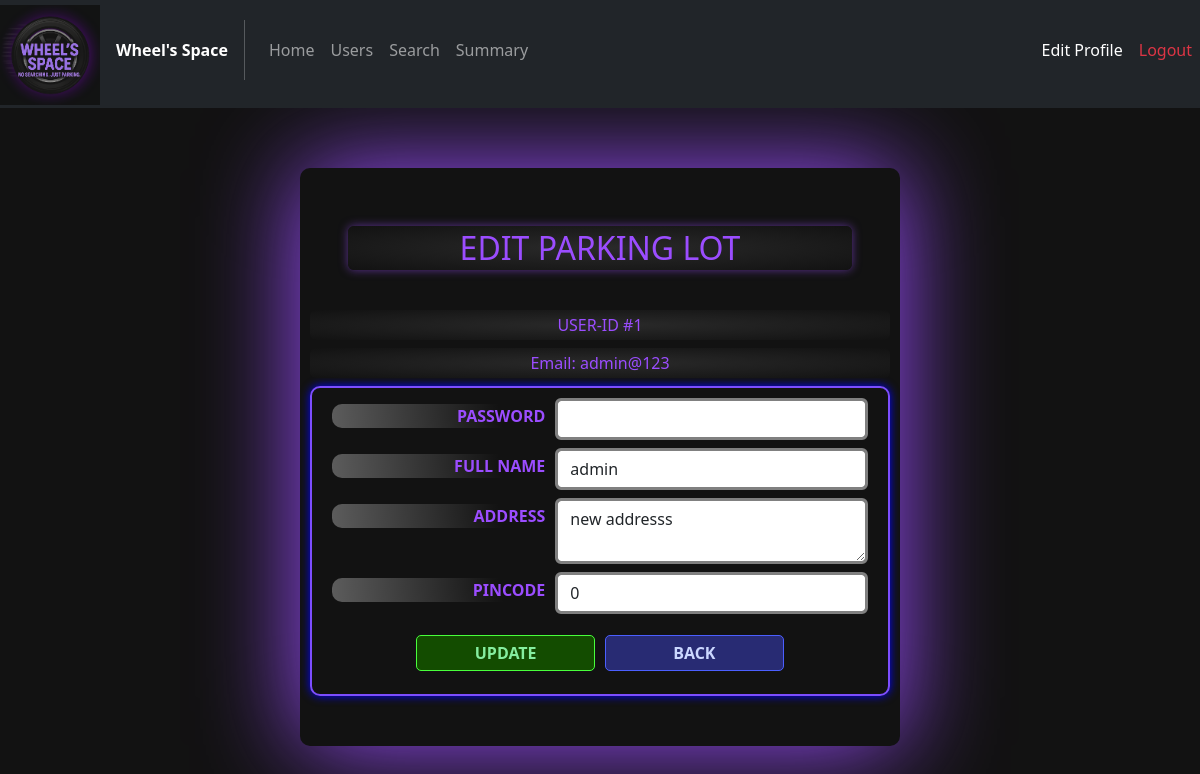
Screenshot of /adminedit with the database file from the repository.
### models/Users.py (models this page shows)
class Users(db.Model):
    __tablename__ = "Users"
    user_id = db.Column(db.Integer, primary_key = True)
    email   = db.Column(db.String(64), unique = True, nullable=False)
    passw   = db.Column(db.String(32), nullable = False)
    name    = db.Column(db.String(64), nullable = False)
    address = db.Column(db.Text, nullable = False)
    pincode = db.Column(db.Integer,nullable = False)
    reserved = db.relationship("Reservations",back_populates = "user")

### controllers/admin_routes.py (the view, shortened to what this page needs)
@admin_routes.route("/adminedit", methods = ["GET","POST"])
def adminedit():
    user = Users.query.filter_by(user_id = 1).first()
    return render_template("admin_edit.html", user=user, hide_alert=True)

### templates/admin_edit.html (shortened to what this page needs)
<!DOCTYPE html>
<html lang="en">
<head>
    <link href="https://cdn.jsdelivr.net/npm/bootstrap@5.2.3/dist/css/bootstrap.min.css" rel="stylesheet">
    <link rel="stylesheet" href="../static/css/General_style.css">
    <link rel="stylesheet" href="../static/css/Admin_style.css">
</head>
<body>
    <nav class="navbar navbar-expand-lg navbar-dark bg-dark my-nav-bar">
        <div class="navbar-brand logo">
            <img src = "{{url_for('static', filename='images/logo.png')}}" alt="WHEEL'S SPACE LOGO" id="logo" class="img-fluid mb-5">
        </div>
        <span class="fw-bold text-white">Wheel's Space</span>
        <div class="collapse navbar-collapse" id = "navbarelements">
            <ul class="navbar-nav me-auto">
                <li class="nav-item">
                    <a href="{{url_for('admin_routes.adminhome')}}" class="nav-link my-nav-link">Home</a>
                </li>
                <li class="nav-item">
                    <a href="{{url_for('admin_routes.adminusers')}}" class="nav-link my-nav-link">Users</a>
                </li>
                <li class="nav-item">
                    <a href="{{url_for('admin_routes.adminsearch')}}" class="nav-link my-nav-link">Search</a>
                </li>
                <li class="nav-item">
                    <a href="{{url_for('admin_routes.adminsummary')}}" class="nav-link my-nav-link">Summary</a>
                </li>
            </ul>
            <ul class="navbar-nav">
                <li class="nav-item">
                    <a href="#" class="nav-link my-nav-link active">Edit Profile</a>
                </li>
                <li class="nav-item">
                    <a href="{{url_for('auth_rbac.logout')}}" class="nav-link my-nav-link text-danger">Logout</a>
                </li>
            </ul>
        </div>
    </nav>
    <div class="span-box text-center container">
        <div class="row  mb-4 py-2 justify-content-center">
            <div class="view-highlight h2 col-10">EDIT PARKING LOT</div>
        </div>
        <div class="col-12 mb-2 px-5 view-highlight" style="box-shadow: none;">USER-ID #{{user.user_id}}</div>
        <div class="col-12 mb-2 text-break view-highlight" style="box-shadow: none;">Email: {{user.email}}</div>
        <form class="form-style form my-form" action="{{ url_for('admin_routes.adminedit') }}" method="POST">
            <div class="mb-2 d-flex">
                <label for="password" class="form-label col-5">Password</label>
                <input class="form-control my-form-input" type="password" name="password" id="password" value="">
            </div>
            <div class="mb-2 d-flex">
                <label for="fullname" class="form-label col-5">Full Name</label>
                <input class="form-control my-form-input" type="text" name="fullname" id="fullname" value="{{user.name}}">
            </div>
            <div class="mb-2 d-flex">
                <label for="address" class="form-label col-5">Address</label>
                <textarea name="address" id="address" rows="2" class="form-control my-form-input">{{user.address}}</textarea>
            </div>
            <div class="mb-3 d-flex">
                <label for="pincode" class="form-label col-5">Pincode</label>
                <input class="form-control my-form-input" type="number" name="pincode" id="pincode" value="{{user.pincode}}" min="0" max="999999">
            </div>
            <div class="mb-2 d-flex justify-content-center">
                <input class="admin-button add-btn col-4" type="submit" value="UPDATE" id="submit">
                <a href="{{ url_for('admin_routes.adminhome') }}" class="admin-button edit-btn col-4">BACK</a>
            </div>
        </form>
    </div>
</body>
</html>

### static/css/General_style.css (style rules this page uses)
body { background-color: #121212; }
.logo { max-width: 100px; max-height: 100px; }
.my-nav-bar { padding-top: 0px; }
.my-nav-link { padding: 10px; }
.view-highlight { display: inline-block; text-align: center !important; padding: 3px; border-radius: 6px; background: radial-gradient(#2a2a2a, #121212); color: #9b4dff; box-shadow: 0 0 10px #9b4dff88; }
.span-box { min-width: 200px; max-width: 600px !important; margin-top: 5%; width: 80%; background-color: #121212; box-shadow: 0px 0px 100px 0px #9b4dff; padding: 50px 10px; border-radius: 10px; }
.edit-btn { background-color: #282b73; color: #cbd7ff; border: 1px solid #4b5fff; }
.add-btn { background-color: #134c00; color: #85ee9f; border: 1px solid #48ff3b; }
.my-form { padding: 10px 20px; border: 2px solid #7c4dff; border-radius: 10px; box-shadow: 0px 0px 10px 0px blue; }
.my-form div { justify-content: center; }
.my-form label { margin-top: 6px; padding-right: 10px; color: #9b4dff; text-transform: uppercase; height: fit-content; font-weight: bold; text-align: right; border-radius: 10px; background: radial-gradient(circle at top right,#ffffff00 25%,#ffffff50 100%); }
.my-form .my-form-input { border: 3px solid gray !important; }

### static/css/Admin_style.css (style rules this page uses)
.admin-button { display: inline-block; text-decoration: none; font-weight: bold; padding: 5px 20px; margin: 5px; border-radius: 5px; transition: 0.2s all linear; text-align: center; cursor: pointer; }

### rows the page displays
Users: user_id "1", email "admin@123", fullname "admin", address "new addresss", pincode "0"
